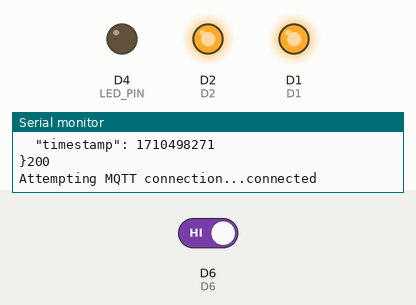
A sketch run on a simulated ESP8266 (NodeMCU). Shown: output pins drawn as LEDs (lit = HIGH), the last lines printed to the serial monitor. The inputs (shaded band) are chosen by the test bench; at power-on: D6 HIGH. WiFi joins after 1.5 s; servers stay silent unless stated; network time is answered at once with the bench clock; uploads are accepted with an empty reply; the local clock reads 2024-03-15 10:24:30 at power-on unless the sketch sets it; no MQTT or app messages arrive unless stated; pins used as bus, display or sensor lines are not drawn.

Above: at 2.9 s.
3.0 s: D6 driven LOW
At 4.4 s:
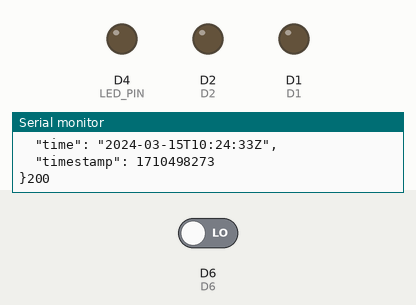
Timing chart, 0 to 6.0 s (numbered marks = the images above; inputs shaded):
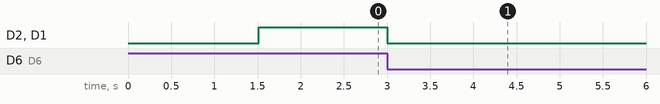

The sketch:

node_mcu.ino
```cpp
#include <ESP8266WiFi.h>
#include <PubSubClient.h>
#include <ESP8266HTTPClient.h>
#include <ArduinoJson.h>
#include <WiFiClientSecure.h>
#include <WiFiClientSecureBearSSL.h>
#include <NTPClient.h>
#include "WiFiUdp.h"
#include "connector.h"

const long utcOffsetInSeconds = 25200;

WiFiUDP ntpUDP;
NTPClient timeClient(ntpUDP, "pool.ntp.org", utcOffsetInSeconds);

#define LED_PIN LED_BUILTIN
#define D1 5
#define D2 4
#define D5 14
#define D6 12

char *doorStatus = "";

WiFiClient espClient;
PubSubClient client(espClient);

long lastMsg = 0;
char msg[50];
int value = 0;

void logging(String function, String message)
{
  StaticJsonBuffer<300> JSONbuffer;
  JsonObject &JSONencoder = JSONbuffer.createObject();
  timeClient.update();
  /* Creating json logging */
  JSONencoder["from"] = "mqtt";
  JSONencoder["function"] = function;
  JSONencoder["message"] = message;
  String timec = timeClient.getFormattedDate();
  JSONencoder["time"] = timec;
  JSONencoder["timestamp"] = timeClient.getEpochTime();
  char JSONmessageBuffer[300];
  JSONencoder.prettyPrintTo(JSONmessageBuffer, sizeof(JSONmessageBuffer));

  Serial.print(JSONmessageBuffer);
  HTTPClient http;
  http.begin(log_url, sha_1);
  http.addHeader("Content-Type", "application/json");

  int httpCode = http.POST(JSONmessageBuffer);
  Serial.println(httpCode);
  String payload = http.getString();
  http.end();
}

void setup_wifi()
{

  delay(10);
  Serial.println();
  Serial.print("Connecting to ");
  Serial.println(ssid);

  WiFi.begin(ssid, password);

  while (WiFi.status() != WL_CONNECTED)
  {
    delay(500);
    Serial.print(".");
  }

  randomSeed(micros());

  Serial.println("");
  Serial.println("WiFi connected");
  Serial.println("IP address: ");
  Serial.println(WiFi.localIP());
}

void callback(char *topic, byte *payload, unsigned int length)
{
  Serial.print("Message arrived [");
  Serial.print(topic);
  Serial.print("] ");
  String msg = "";
  int i = 0;

  while (i < length)
  {
    msg += (char)payload[i++];
  }

  Serial.print("receive ");
  Serial.println(msg);

  if (msg == "unlock")
  {
    doorUnlock();
  }
  else if (msg == "lock")
  {
    doorLock();
  }
  else if (msg == "sound")
  {
    soundOn();
  }
  else if (msg == "status")
  {
    client.publish("doorStatus", doorStatus);
  }
}

void reconnect()
{
  while (!client.connected())
  {
    Serial.print("Attempting MQTT connection...");

    if (client.connect("ESP8266Client", mqtt_username, mqtt_password))
    {
      Serial.println("connected");

      client.publish("mqtt", "Connected");

      client.subscribe("door/1");
    }
    else
    {
      Serial.print("failed, rc=");
      Serial.print(client.state());
      Serial.println(" try again in 5 seconds");
      // Wait 5 seconds before retrying
      delay(5000);
    }
  }
}
void doorLock()
{
  Serial.println("Lock");
  digitalWrite(D1, HIGH);
  digitalWrite(D2, HIGH);

  doorStatus = "Lock";
  logging("doorStatus", doorStatus);
  client.publish("doorStatus", doorStatus);
}

void soundOn()
{
  Serial.println("SoundON");
  logging("doorStatus", "sound");
  for (int i = 0; i < 5; i++)
  {
    digitalWrite(D5, HIGH);
    delay(500);
    digitalWrite(D5, LOW);
    delay(500);
  }
}

void doorUnlock()
{
  Serial.println("UNLOCK");
  digitalWrite(D1, LOW);
  digitalWrite(D2, LOW);
  doorStatus = "Unlock";
  logging("doorStatus", doorStatus);
  client.publish("doorStatus", doorStatus);
  checkDoor();
}

void setup()
{
  timeClient.begin();
  pinMode(D1, OUTPUT);
  pinMode(D2, OUTPUT);
  pinMode(D5, OUTPUT);
  pinMode(D6, INPUT);
  pinMode(LED_PIN, OUTPUT);
  Serial.begin(115200);
  Serial.begin(115200);
  setup_wifi();
  client.setServer(mqtt_server, 14918);
  client.setCallback(callback);
  doorLock();
}

void checkDoor(){
  delay(5000);
  int sensorValue = analogRead(A0);
  Serial.println("CheckDoor");
  Serial.println(sensorValue);
  //If the door is close
  if (sensorValue>600){
    doorLock();
    return;
  }
  soundOn();
  checkDoor();
}

void loop()
{

  if (!client.connected())
  {
    reconnect();
  }

  if (digitalRead(D6) == LOW)
  {
    Serial.println("btn Click");
    doorUnlock();
    delay(300);
  }


  client.loop();
}
```

example.connector.h
```cpp
#ifndef CONNECTOR_H
#define CONNECTOR_H

const char *ssid = "WIFI SSID";
const char *password = "WIFI PASSWORD";

const char *log_url = "LOG URL";

const char *mqtt_server = "MQTT URL";
const char *sha_1 = "SHA 1 Cert";

const char *mqtt_username = "USER";
const char *mqtt_password = "PASSWORD";

#endif
```

Measured:
- after the input at 3.0 s, D2, D1: HIGH → LOW at once
